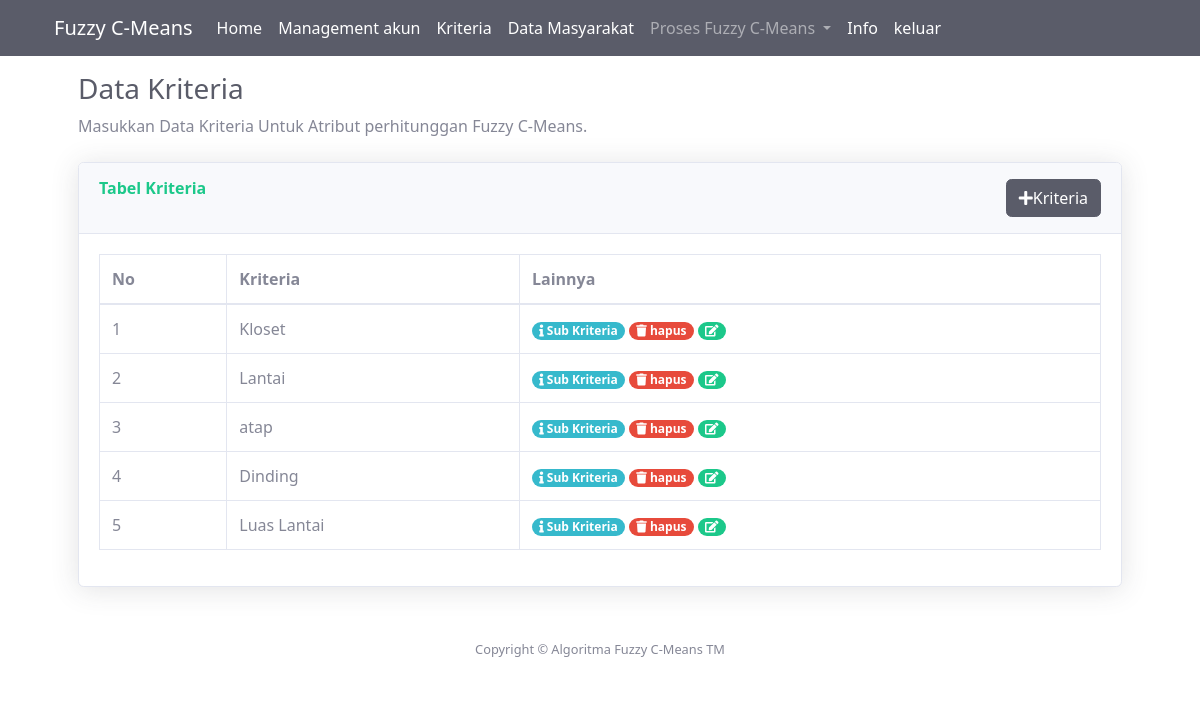
Page /index.php?page=kriteria (signed in) on the committed database.
### tables this page shows
CREATE TABLE `data_kriteria` (
  `id_kriteria` varchar(20) NOT NULL,
  `nama_kriteria` varchar(20) NOT NULL
);

### koneksi.php (called while the page is built, shortened)
<?php
$conn = mysqli_connect('localhost', 'root', '', 'k_means');
function query($query)
{
    global $conn;
    $result = mysqli_query($conn, $query);
    $rows = [];
    while ($row = mysqli_fetch_assoc($result)) {
        $rows[] = $row;
    }
    return $rows;
}

### kriteria.php (the view, shortened to what this page needs)
<?php
include "koneksi.php";
$datakriteria = query("SELECT * FROM data_kriteria ORDER BY id_kriteria DESC");
?>
<h1 class=" mt-3 h3 mb-2 text-gray-800">Data Kriteria</h1>
<p class="mb-4">Masukkan Data Kriteria Untuk Atribut perhitunggan Fuzzy C-Means.</p>
<div class="card shadow mb-4">
    <div class="card-header py-3">
        <button class="btn btn-dark float-right" data-toggle="modal" data-target="#exampleModal"><i class="fas fa-plus"></i>Kriteria</button>
        <h6 class="m-0 font-weight-bold text-success">Tabel Kriteria</h6>
    </div>
    <div class="card-body">
        <div class="table-responsive">
            <table class="table table-bordered">
                <thead>
                    <tr>
                        <th>No</th>
                        <th>Kriteria</th>
                        <th>Lainnya</th>
                    </tr>
                </thead>
                <tbody>
                    <?php
                    $no = 1;
                    foreach ($datakriteria as $d) :
                    ?>
                        <tr>
                            <td><?php echo $no++; ?></td>
                            <td><?php echo $d['nama_kriteria']; ?></td>
                            <td>
                                <a href="index.php?page=subkriteria&idkriteria=<?php echo $d['id_kriteria']; ?>" class="badge badge-pill badge-info"><i class="fas fa-info"></i> Sub Kriteria</a>
                                <a href="index.php?page=kriteria&hapus=<?php echo $d['id_kriteria']; ?>" class="badge badge-pill badge-danger" onClick="return confirm('Anda yakin akan hapus ?')"><i class="fas fa-trash"></i> hapus</a>
                                <a href="#" class="badge badge-pill badge-success" data-toggle="modal" data-target="#myModal<?php echo $d['id_kriteria']; ?>">
                                    <i class="fas fa-edit"></i>
                                </a>
                            </td>
                        </tr>
                    <?php endforeach; ?>
                </tbody>
            </table>
        </div>
    </div>
</div>
<footer class="sticky-footer bg-white">
    <div class="container my-auto">
        <div class="copyright text-center my-auto">
            <span>Copyright &copy; Algoritma Fuzzy C-Means TM</span>
        </div>
    </div>
</footer>

### css/custom.css (style rules this page uses)
body { font-family: 'Segoe UI', Tahoma, Geneva, Verdana, sans-serif; }

### rows in the picture
data_kriteria: nama_kriteria "Kloset"
data_kriteria: nama_kriteria "Lantai"
data_kriteria: nama_kriteria "atap"
data_kriteria: nama_kriteria "Dinding"
data_kriteria: nama_kriteria "Luas Lantai"
